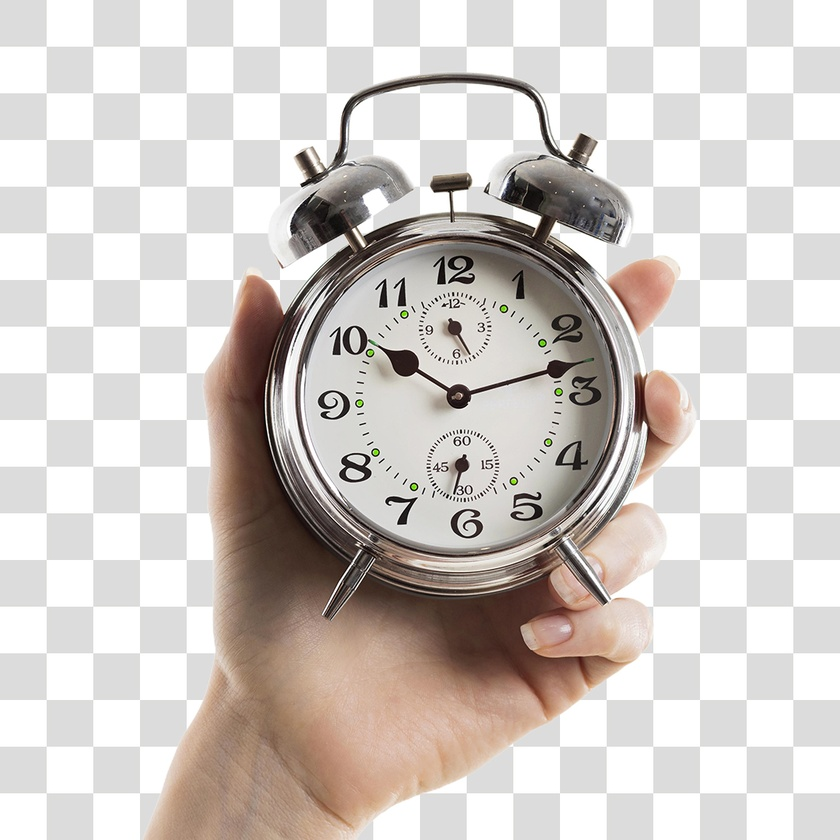
#> input picture outros/relogios5.jpg, 840 x 840 px, shrunk from 1080 x 1080 before the run, found by its file name
$ python experiment_59.py
#> lines starting #> are read from the running program, lines starting #| are printed output that depends on the picture; after the words box and inside, x2 and y2 are one past the last pixel; in counts of white or black regions, pixels touching at a corner belong together
"""

Inteligência Artificial aplicada à Visão Computacional
Capítulo 4: Visão Computacional aplicada ao reconhecimento facial em imagens

Todos os direitos reservados à Facti, 2024

www.qualifacti.com.br

-----------------------------------------------------------------------------------------------------------------------

ETAPA CONCEITUALIZAR

Recado importante
Olá,
Como parte do capítulo de reconhecimento facial, gostaríamos de ressaltar a importância de realizar as atividades de
implementação fornecidas. Estas atividades são cuidadosamente desenhadas para reforçar o conteúdo apresentado. Lembre-se,
a implementação é uma habilidade que se aprimora com a prática. Ao aplicar os conceitos aprendidos, especialmente por meio
da escrita e execução de códigos, você ganhará uma compreensão mais profunda e prática dos modelos. Encorajamos todos a
dedicar tempo a essas atividades. Ao fazer isso, você não apenas reforçará o que foi ensinado, mas também desenvolverá
as habilidades essenciais de resolução de problemas e depuração de código.

Lembrem-se: não basta apenas aprender, é preciso codificar! O caminho para dominar os modelos começa com a experiência prática.

Atenciosamente,
Júlio e Marcelo

-----------------------------------------------------------------------------------------------------------------------

Atividade de experimentação 59
Escreva um programa, em Python, que utilize classificadores haarcascade para detectar relógios em imagens.


ORIENTAÇÕES:

#1 - Antes de iniciar e executar o código, abra a aba Terminal, localizada na parte inferior do PyCharm e execute, na
sequência, os seguintes comandos para instalar os recursos da biblioteca do OpenCV:

pip install opencv-python

pip install opencv-contrib-python

#2 - Lembre-se de trazer a pasta fotos disponibilizada para dentro do PyCharm. Você pode arrastar a pasta para dentro do
projeto, no menu lateral esquerdo.

#3 - Lembre-se de trazer a pasta cascades disponibilizada para dentro do PyCharm. Você pode arrastar a pasta para dentro
do projeto, no menu lateral esquerdo.

-----------------------------------------------------------------------------------------------------------------------
"""

import cv2

classificadorRelogio = cv2.CascadeClassifier('cascades\\relogios.xml') # utiliza um haarcascade treinado para detectar relógios

# [4 lines of commented-out code are left out]
imagem = cv2.imread('outros\\relogios5.jpg') # 1.05
#> imagem is the input picture: shape (840, 840, 3); mean B, G, R 198.3, 202.3, 208.7
#imagem = cv2.imread('outros\\relogios6.jpg') # 1.05

imagemCinza = cv2.cvtColor(imagem, cv2.COLOR_BGR2GRAY) # transforma a imagem colorida em escala de cinza
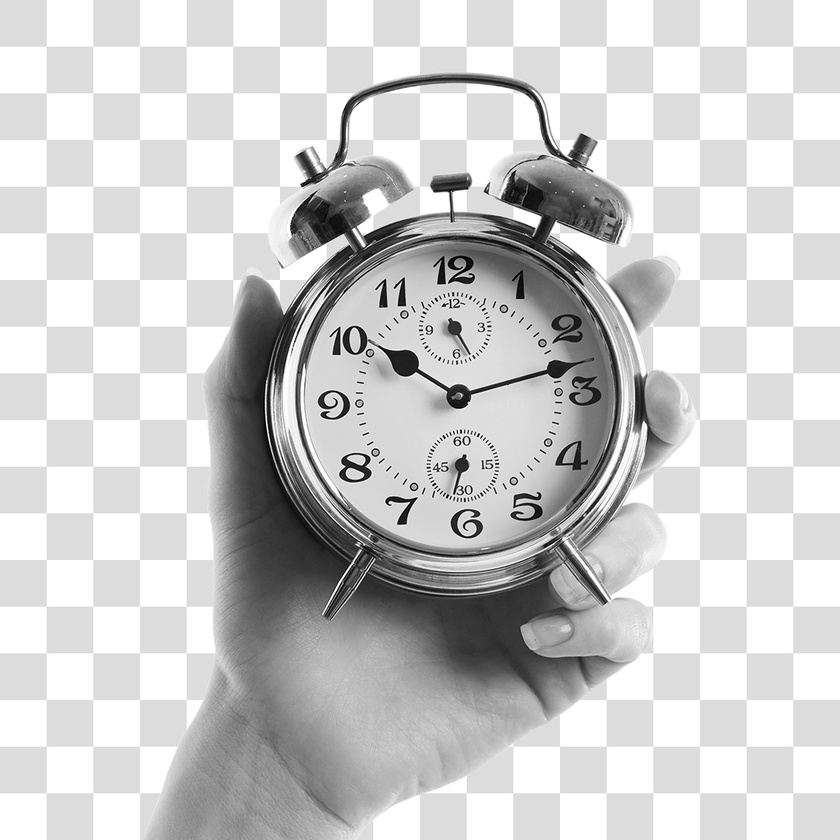
#> imagemCinza: shape (840, 840); min 0, max 255, mean 203.7

detectado = classificadorRelogio.detectMultiScale(imagemCinza, scaleFactor=1.05, minNeighbors=6)
#> detectado = [[283, 246, 319, 319]]
# comando para detectar relógios na imagem em escala de cinza. Você pode alterar os parâmetros scaleFactor e minNeighbors
# para melhorar a precisão da detecção (alguns estão indicados como os números na frente da imagem acima)

for (x, y, l, a) in detectado:
    imagem = cv2.rectangle(imagem, (x, y), (x + l, y + a), (0, 0, 255), 2) # comando para desenhar um retângulo na presença de relógio
#> this loop made 1 pass
#> pass 1, `imagem = cv2.rectangle(imagem, (x, y), (x + l, y + a), (0, 0, 255), 2)`:
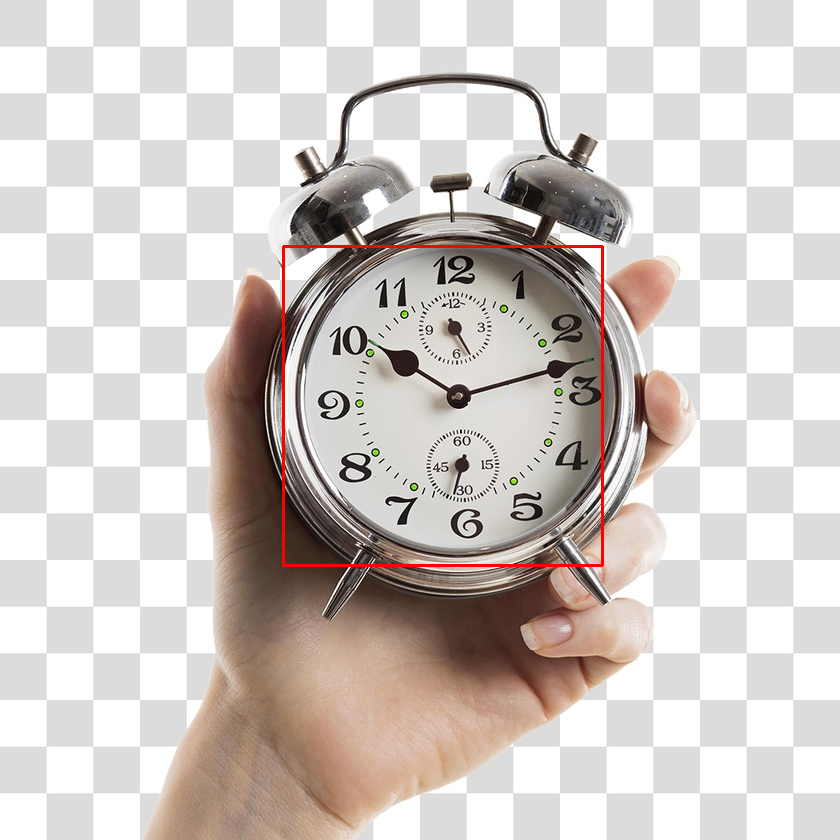
#> imagem: shape (840, 840, 3); 0.54% of pixels changed, all inside (x1, y1, x2, y2) = (282, 245, 604, 567)

cv2.imshow(str(len(detectado)) + ' relogio(s) encontrado(s)', imagem) # mostrará a quantidade de relógios no título da janela
cv2.waitKey() # comando que aguarda o fechamento das janelas com as imagens

$ run again, with outros/relogios2.jpg copied over outros/relogios5.jpg
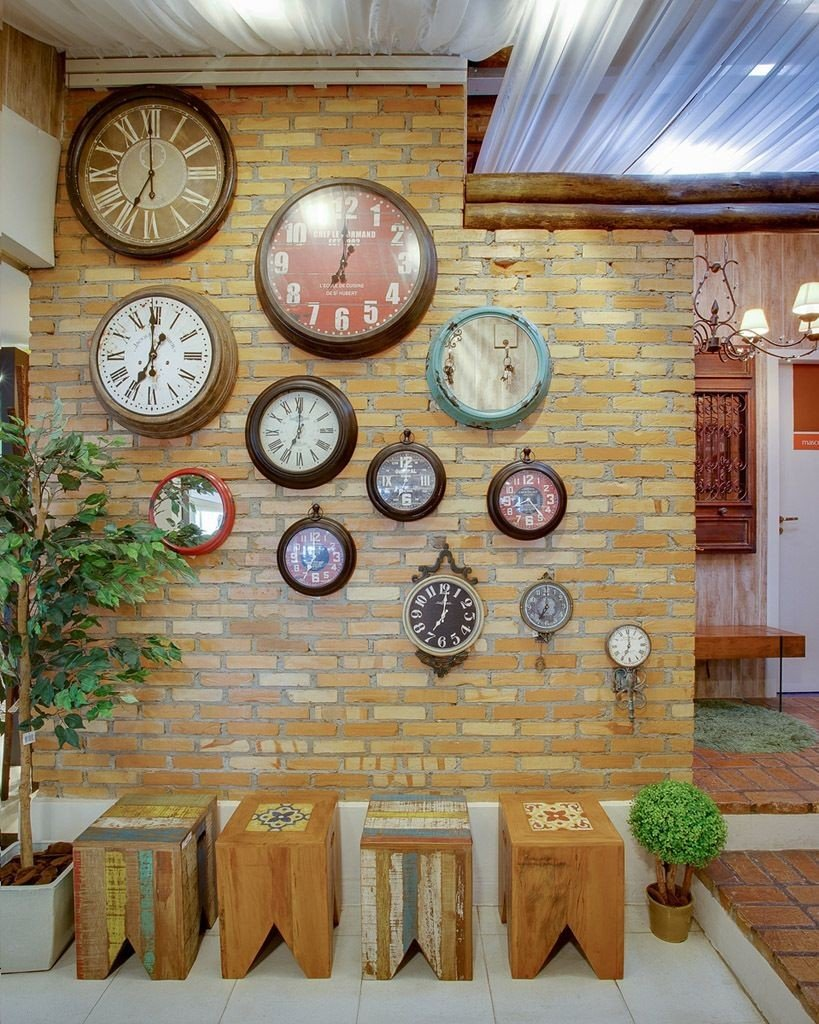
#> input picture outros/relogios2.jpg, 819 x 1024 px, found by its file name
#> imagem is the input picture: shape (1024, 819, 3); mean B, G, R 104.4, 128.3, 144.1
#> `imagemCinza = cv2.cvtColor(imagem, cv2.COLOR_BGR2GRAY)`:
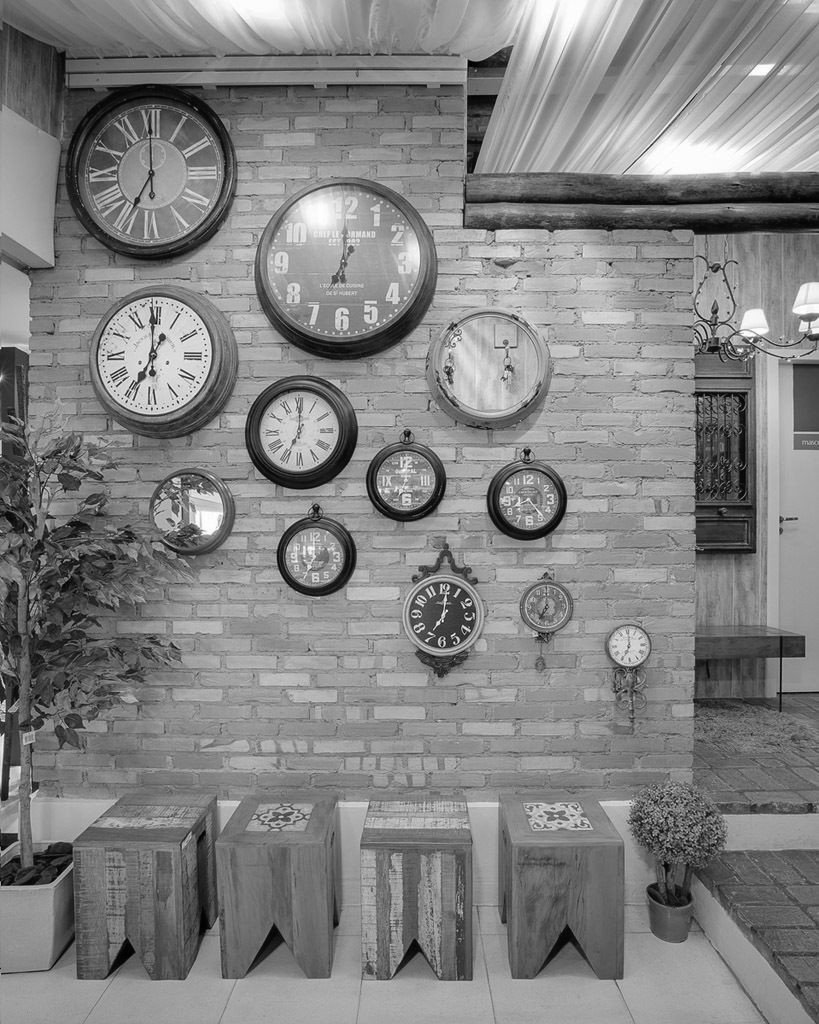
#> imagemCinza: shape (1024, 819); min 0, max 255, mean 130.3
#> detectado = [[655, 594, 44, 44], [604, 623, 47, 47], [533, 790, 55, 55], [279, 520, 71, 71], [371, 447, 69, 69], [492, 464, 70, 70], [213, 716, 73, 73], [252, 386, 92, 92], [83, 286, 139, 139], [80, 115, 141, 141], [263, 176, 161, 161]]
#> the loop `for (x, y, l, a) in detectado:` made 11 passes
#> after the loop `for (x, y, l, a) in detectado:`:
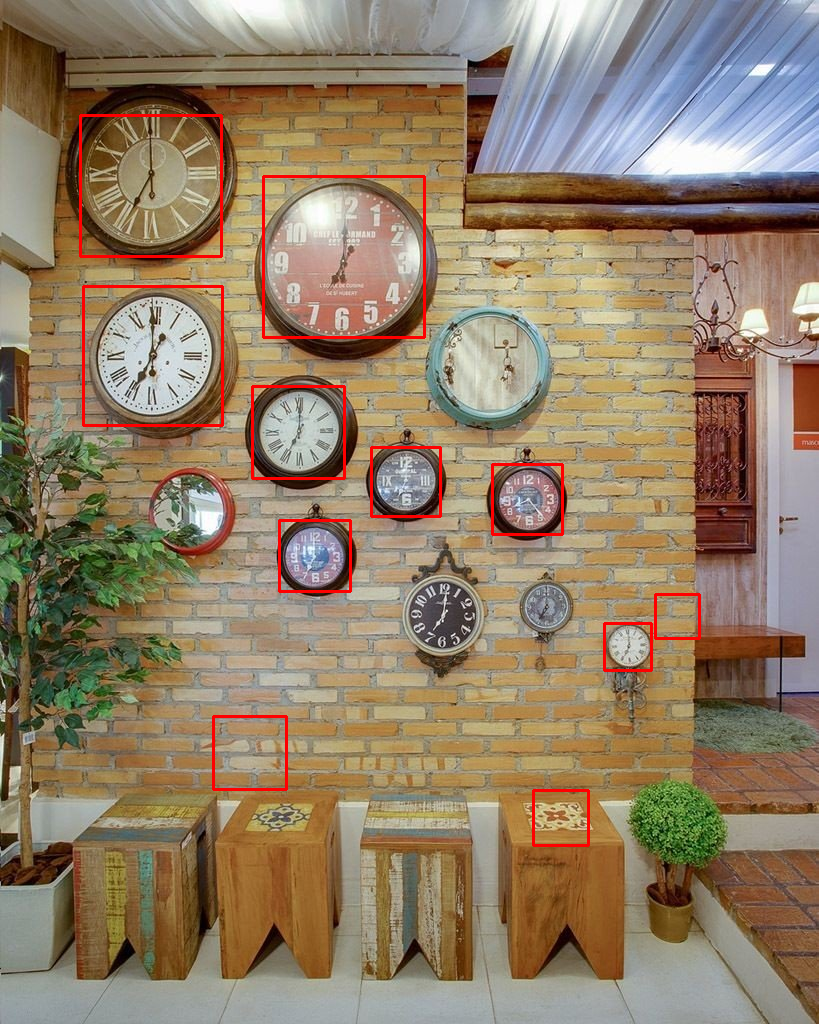
#> imagem: shape (1024, 819, 3); mean B, G, R 103.4, 126.8, 145.9

$ run again, with outros/relogios3.jpg copied over outros/relogios5.jpg
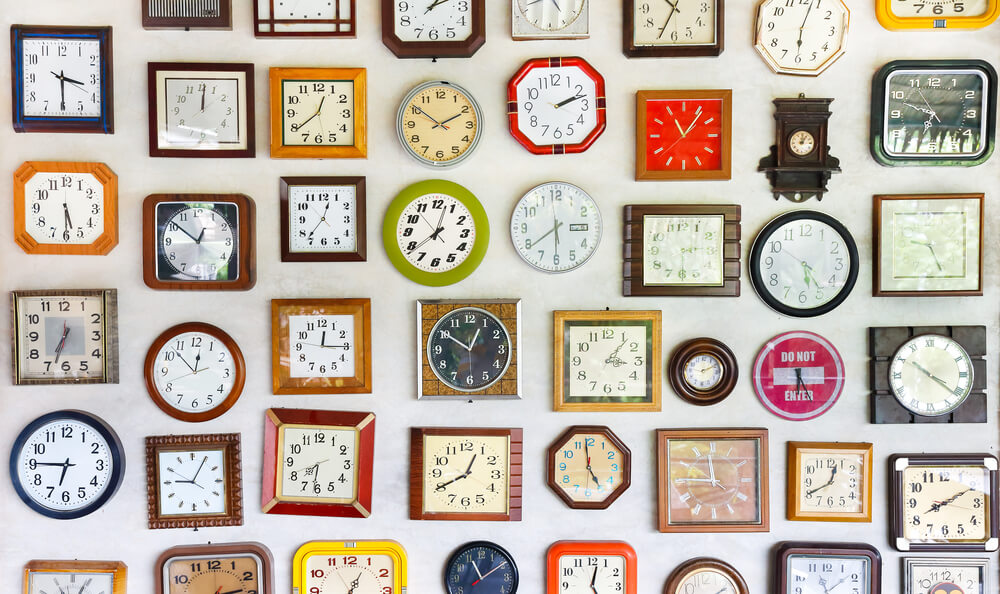
#> input picture outros/relogios3.jpg, 1000 x 594 px, found by its file name
#> imagem is the input picture: shape (594, 1000, 3); mean B, G, R 165.1, 178.1, 190.7
#> `imagemCinza = cv2.cvtColor(imagem, cv2.COLOR_BGR2GRAY)`:
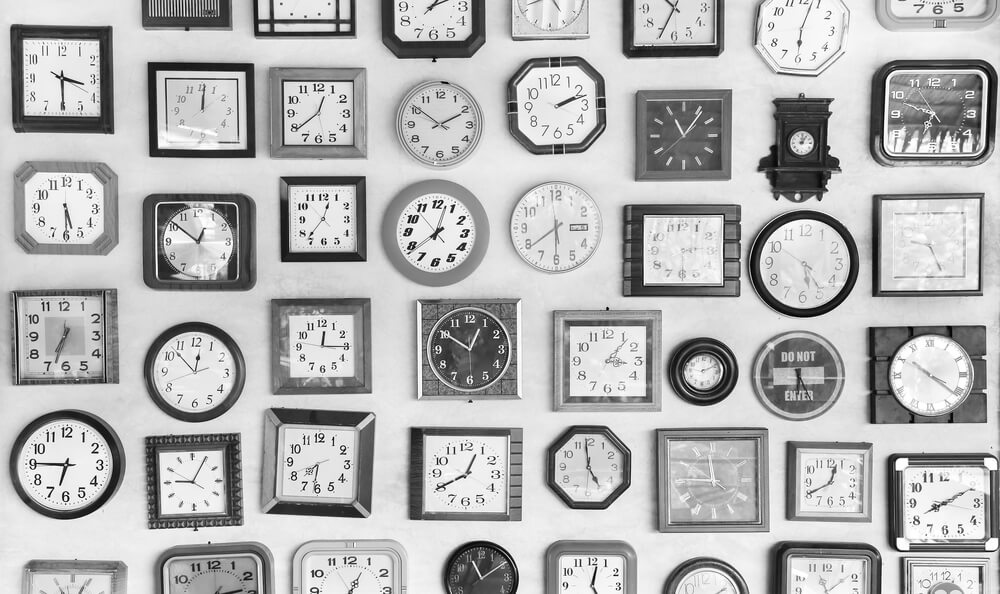
#> imagemCinza: shape (594, 1000); min 0, max 255, mean 180.3
#> detectado = 27 rows, first 6: [785, 126, 33, 33], [680, 349, 44, 44], [284, 180, 77, 77], [152, 441, 80, 80], [901, 455, 92, 92], [277, 73, 79, 79]
#> the loop `for (x, y, l, a) in detectado:` made 27 passes
#> after the loop `for (x, y, l, a) in detectado:`:
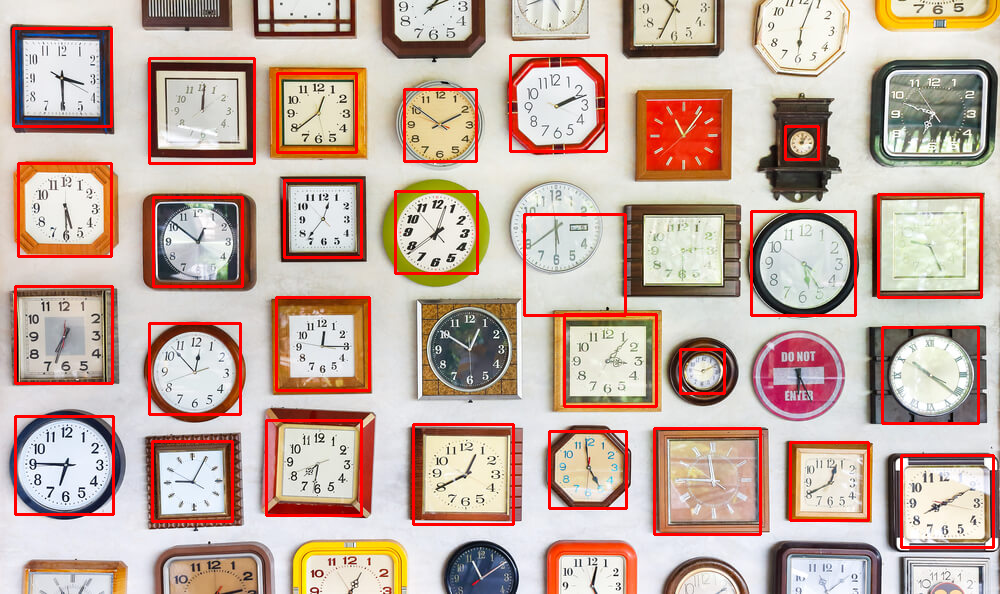
#> imagem: shape (594, 1000, 3); mean B, G, R 160.5, 172.3, 195.6
